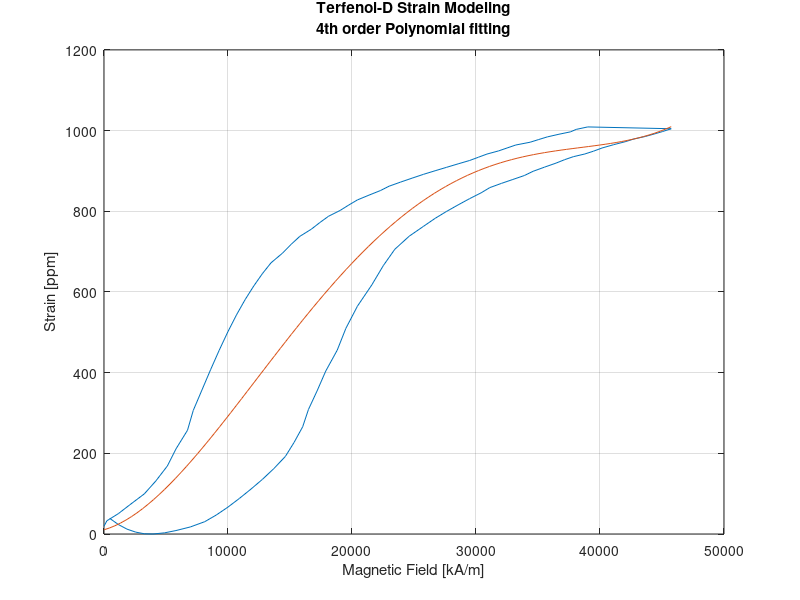
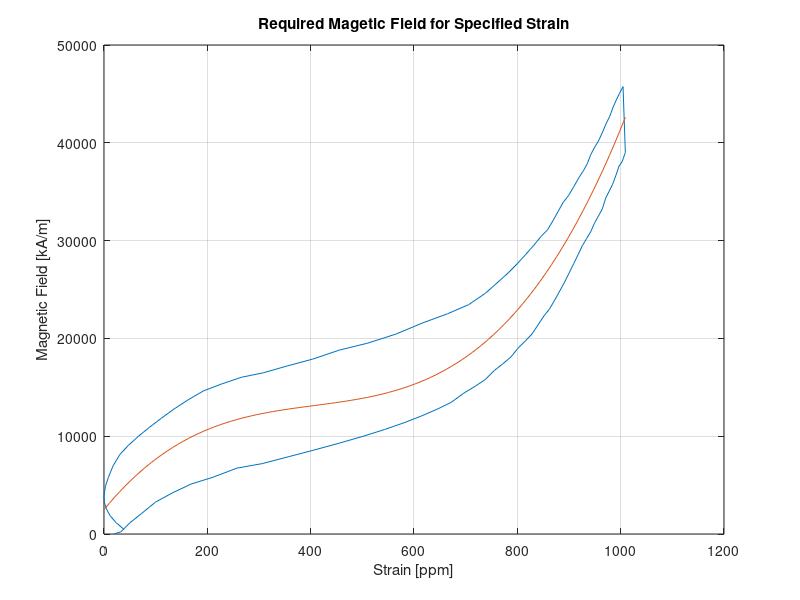
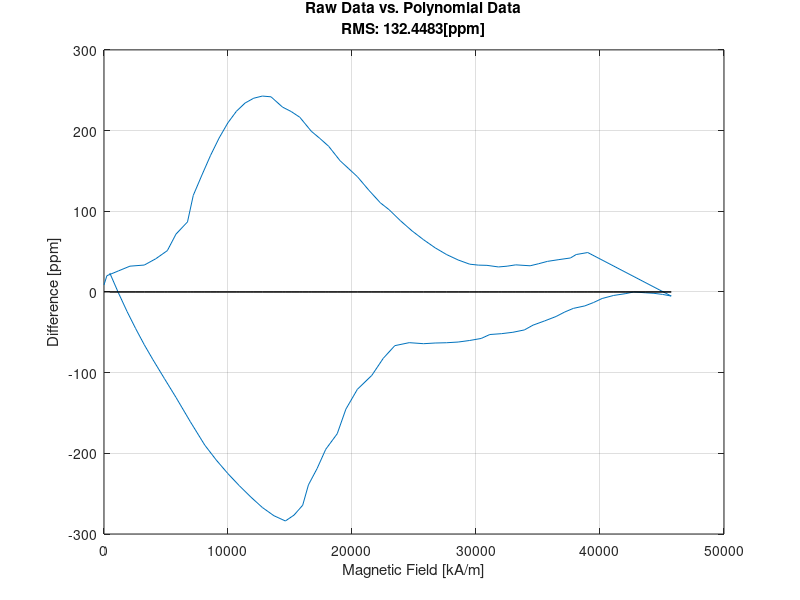

Write MATLAB code to recreate these figures, in order. (Note: this script raises an error after producing the figures.)
%% Initializing Matlab
format compact
clear all
close all
clc
%% Raw Data Preprossecing
HH =1e3*[0.464409349
1.161022577
1.857635806
2.554249034
3.250863854
3.947477082
4.87629578
5.805114479
6.966138648
8.127161225
9.055979924
9.984797031
10.91361573
11.84243284
12.77125154
13.70007023
14.62888893
15.32550216
16.02211698
16.48652633
17.18313956
17.87975279
18.80857148
19.50518471
20.43400182
21.5950244
22.5238431
23.45266179
24.61368437
25.77470695
26.70352565
27.63234435
28.56116145
29.48998015
30.41879885
31.11541208
32.04423078
32.97304948
33.90186817
34.59848299
35.52730169
36.4561188
37.15273203
37.84934526
38.77816236
39.47477559
40.17139041
41.10020911
42.02902781
42.72564263
43.65446133
44.35107455
45.04768937
45.7443026
46.67311971
47.36973294
48.29855164
48.99516486
49.69177809
50.38839291
51.31721161
52.24603031
53.17484901
54.10366771
54.80028093
55.49689416
55.96130192
56.65791515
57.35452838
58.28334708
59.21216577
60.14098447
61.06980317
61.76641799
62.46303122
63.15964445
63.85625768
64.5528709
65.48168801
66.41050671
67.10712153
68.03594023
68.73255346
69.42916828
70.1257815
70.82239473
71.51900955
72.21562437
72.9122376
73.60885083
74.30546406
75.00207728
75.69869051
76.39530374
76.85971309
77.55632791
78.25294114
79.18175984
80.11057853
81.03939723
81.96821593
82.89703463
83.59364786
84.29026109
84.98687432
85.45128207
85.91569142
86.61230465
87.076714
87.77332882
88.70214752
89.39876075
90.09537557
90.79199039
91.48860361
91.95301296
92.64962619
93.34623942
94.04285265
94.73946588
95.4360791
96.13269392
96.82930715
97.52592038
98.2225352
98.91915002
99.61576325
100.0801726
100.7767874
101.2411968
101.93781
102.6344232
103.3310365
103.7954442
104.4920574
104.9564668
105.1886723
105.6530816
106.3496964
106.8141058
107.510719
108.2073322
108.9039471
109.3683564
110.0649696
110.7615829
111.4581961
112.1548093
112.8514225
113.3158319
113.7802412
114.2446506
114.7090599
115.1734693
115.8700825
116.3344919
117.0311067
117.495516
117.9599254
118.4243347
119.1209496
119.5853589
120.0497683
120.7463815
121.2107908
121.6751986
122.1396063
122.6040141
123.0684235
123.5328328
123.9972421
124.4616515
125.1582663
125.6226757
126.087085
126.5514944
127.0159037
127.2481076
127.7125169
128.1769263
128.6413356
129.105745
129.8023582
130.266766
130.7311737
131.1955831
131.6599924
132.1244018
132.5888111
133.0532205
133.5176298
133.9820392
134.2142447
134.678654
135.1430633
135.3752672
135.8396766
136.3040859
136.7684953
137.2329046
137.697314
138.1617233
138.3939272
138.6261327
138.8583381
139.3227475
139.5549514
140.0193607
140.2515646
140.7159724
140.9481762
141.4125856
141.8769949
142.3414043
142.8058136
143.270223
143.5024269
143.7346307
143.9668346
144.1990401
144.4312456
144.8956549
145.3600643
145.8244736
146.0566775
146.2888814
146.2888814
146.2888814
146.5210868
146.7532923
147.2177017
147.4499071
147.9143165
148.1465204
148.3787242
148.3787242
148.6109281
148.843132
149.0753359
149.3075397
149.5397436
150.004153
150.2363584
150.4685639
150.7007694
150.9329749
150.9329749
150.9329749
151.1651787
151.1651787
151.3973826
151.6295865
151.8617904
151.8617904
152.0939943
152.3261997
152.5584052
152.5584052
152.7906107
153.0228161
153.0228161
153.25502
153.4872255
153.4872255
153.7194294
153.7194294
153.4872255
153.7194294
153.9516332
153.9516332
154.1838371
154.416041
154.416041
154.6482465
154.6482465
154.6482465
154.6482465
154.6482465
154.6482465
154.8804519
155.1126574
155.3448629
155.5770684
155.3448629
155.3448629
155.3448629
155.3448629
155.3448629
155.5770684
155.3448629
155.3448629
155.3448629
155.3448629
155.3448629
155.3448629
155.3448629
155.1126574
154.8804519
154.6482465
154.6482465
154.416041
154.416041
154.416041
154.416041
154.416041
154.1838371
153.9516332
153.7194294
153.4872255
153.2550216
153.2550216
153.2550216
153.2550216
153.2550216
153.2550216
153.0228161
152.7906107
152.5584052
152.3261997
152.3261997
152.3261997
152.3261997
152.0939958
151.861792
151.3973826
151.1651787
150.9329749
150.7007694
150.4685639
150.2363584
150.004153
149.7719475
149.7719475
149.5397436
149.3075397
149.0753359
148.843132
148.6109281
148.3787242
148.1465204
147.9143165
147.6821126
147.4499087
147.2177032
146.9854978
146.7532923
146.288883
145.8244736
145.5922697
145.1278604
144.663451
144.4312456
143.9668362
143.7346307
143.5024269
143.270223
143.0380191
143.0380191
142.5736098
142.3414043
142.1091988
141.8769933
141.412584
140.9481762
140.4837685
140.0193607
139.554953
139.0905436
138.8583381
138.6261327
138.1617233
137.9295179
137.4651085
137.0006992
136.5362898
136.3040843
135.6074711
135.1430618
134.6786524
134.2142431
133.5176298
133.0532205
132.8210166
132.5888127
132.1244034
131.659994
131.4277886
130.9633792
130.266766
129.8023582
129.5701543
128.8735411
128.4091318
127.9447224
127.4803131
126.7836982
126.3192889
125.6226757
125.1582663
124.693857
124.2294476
123.7650383
123.3006289
122.8362196
122.1396063
121.4429931
120.7463799
120.2819705
119.5853573
119.120948
118.8887441
118.4243347
117.7277215
117.2633122
116.5666973
116.102288
115.4056748
114.7090599
114.2446506
113.7802412
113.0836264
112.6192171
112.1548093
111.6904
110.9937867
110.2971735
109.6005603
109.1361509
108.2073322
107.7429229
107.0463097
106.3496948
105.65308
105.1886707
104.4920574
103.7954442
103.3310365
102.6344232
101.93781
101.2411968
100.7767874
100.0801726
99.38355937
98.68694614
97.99033132
97.2937165
96.59710327
96.13269392
95.4360791
94.73946588
94.04285265
93.5784433
92.88183007
92.18521684
91.48860361
90.79199039
89.86317169
89.16655687
88.46994364
87.77332882
87.076714
86.38010077
85.68348754
84.98687432
84.29026109
83.36144398
82.66483075
81.73601205
81.03939723
80.34278401
79.64616919
78.94955437
78.25294114
77.55632791
76.85971309
76.16309986
75.23428275
74.53766953
73.60885083
72.68003372
71.98342049
71.51901114
70.82239632
70.1257831
69.42916828
68.73255346
67.80373476
66.87491606
66.17830124
65.24948413
64.32066703
63.39184833
62.6952351
61.76641799
61.06980317
60.37318835
59.67657512
58.74775643
58.05114161
57.35452838
56.42571127
55.49689257
54.80027934
53.87146224
52.94264354
52.24602872
51.54941549
50.62059679
49.92398197
49.22736874
48.53075552
47.60193682
46.90532359
46.20871036
45.27989166
44.35107296
43.42225426
42.49343557
41.33241299
40.63579976
39.70698106
39.01036783
38.08155073
37.61714138
36.68832268
35.75950557
35.06289234
34.36627752
33.20525495
32.50864172
31.8120269
30.8832082
30.18659497
29.48998015
28.56116145
27.63234435
26.70352565
25.77470695
24.84588984
23.91707114
22.98825244
22.29163922
21.36282052
20.43400182
19.73738859
19.04077536
18.11195666
17.41534344
16.71873021
15.78991151
15.09329669
14.39668346
13.46786476
12.77124994
12.07463672
11.37802349
10.68141026
9.984797031
9.288183803
8.591570575
7.894957346
7.198342527
6.733933177
5.805114479
5.108499659
4.179680961
3.250862262
2.089839684
1.161022577
0.23220547
0
];

SS = [
    38.7236
23.43796
12.02468
4.68758
0.61142
0
2.85332
8.55996
17.52754
30.57128
47.07978
66.4416
88.0453
111.07566
135.3289
162.23164
192.3953
226.83896
265.76642
308.56622
354.62696
403.74484
455.71602
509.72528
564.54978
617.3362
665.23122
705.78914
738.19472
762.85556
782.42118
799.7449
815.84578
831.33522
845.80564
858.64558
869.03982
878.82262
888.60544
898.99968
909.39392
919.38054
927.9405
935.2776
942.00328
948.93278
956.88132
965.03368
972.3708
979.09648
985.41454
991.325
997.64306
1004.57256
1011.29824
1017.2087
1022.3039
1026.9915
1031.8829
1037.58954
1043.70378
1049.61424
1054.91326
1059.80466
1064.28846
1068.97606
1074.07126
1079.37028
1084.26168
1088.33784
1092.2102
1096.28638
1100.77018
1105.45778
1110.3492
1114.833
1118.50156
1121.9663
1125.83868
1129.91484
1133.7872
1137.86336
1141.3281
1144.58902
1148.05378
1152.12996
1156.00234
1160.07852
1163.54328
1166.6004
1169.45372
1172.71464
1175.97558
1179.23652
1182.49746
1185.35078
1188.2041
1191.26122
1194.52214
1197.78308
1201.24782
1204.10114
1206.54684
1209.19636
1211.84586
1214.29156
1217.3487
1220.40584
1222.85154
1225.50106
1228.5582
1231.0039
1233.6534
1236.50672
1238.74862
1240.7867
1243.0286
1245.0667
1247.5124
1250.36572
1252.60762
1254.84952
1257.49902
1259.74092
1261.779
1264.4285
1266.8742
1268.50468
1270.54276
1272.37704
1274.00752
1276.2494
1279.10272
1281.14082
1283.1789
1285.42078
1287.05126
1288.68172
1290.9236
1292.75788
1294.38836
1296.22264
1297.85312
1299.27978
1301.52168
1303.55976
1305.39404
1307.2283
1308.85878
1310.28544
1312.11972
1313.95398
1315.38064
1317.0111
1318.43776
1319.66062
1321.2911
1323.3292
1324.95968
1326.79396
1328.42442
1329.64726
1331.07392
1332.70438
1333.92722
1335.35388
1336.98436
1338.0034
1339.22626
1341.06054
1342.4872
1343.71004
1345.3405
1346.56334
1347.37858
1348.80524
1350.0281
1351.25096
1352.67762
1353.90046
1354.7157
1356.34616
1357.77282
1358.99568
1360.42234
1361.849
1362.46044
1363.27568
1364.29472
1365.31378
1366.33282
1367.75948
1368.5747
1369.59374
1370.81658
1372.03944
1373.05848
1374.28134
1375.30038
1375.9118
1376.72702
1377.54226
1378.5613
1379.58036
1380.80322
1381.61846
1382.43368
1383.45272
1384.06414
1384.87938
1385.69462
1386.30606
1386.71368
1387.73272
1388.54794
1389.36316
1390.3822
1391.40124
1391.80886
1392.4203
1393.03174
1393.64316
1394.2546
1395.06984
1395.47746
1396.08888
1396.7003
1397.31172
1397.92314
1398.94218
1399.5536
1400.16504
1400.77646
1401.38788
1401.7955
1402.40694
1402.81456
1403.22218
1403.8336
1404.2412
1404.85262
1405.66784
1406.07546
1406.27928
1406.6869
1407.09452
1407.29834
1407.70596
1408.11358
1408.3174
1408.5212
1408.92882
1409.33644
1410.15166
1410.76308
1411.1707
1411.3745
1411.7821
1411.7821
1411.9859
1412.39352
1412.59732
1412.80114
1413.41258
1413.6164
1413.8202
1414.43164
1414.63544
1414.43162
1414.63542
1414.63542
1414.4316
1414.63542
1414.83924
1415.04306
1415.45068
1415.8583
1416.0621
1416.2659
1416.4697
1416.4697
1416.2659
1416.2659
1416.2659
1416.2659
1416.46972
1416.87734
1417.08116
1417.28498
1417.4888
1417.28498
1417.28498
1417.28498
1417.08116
1416.87734
1416.87734
1416.67352
1416.4697
1416.67352
1416.67352
1416.67352
1416.87734
1416.67354
1416.26592
1416.06212
1415.85832
1415.4507
1415.24688
1415.24688
1415.24688
1415.04306
1414.83924
1414.63544
1414.22782
1413.8202
1413.6164
1413.4126
1413.20878
1412.80116
1412.39354
1411.98592
1411.5783
1411.3745
1411.3745
1411.1707
1410.9669
1410.7631
1410.35548
1409.74406
1409.33644
1408.725
1408.31738
1407.90976
1407.70594
1407.29832
1407.09452
1406.6869
1406.07548
1405.66786
1405.26024
1404.64882
1404.0374
1403.62978
1402.81456
1402.20314
1401.5917
1400.98026
1400.57264
1400.36882
1399.55358
1398.94216
1398.33074
1397.51552
1396.49648
1396.08886
1395.47744
1394.4584
1393.84696
1393.23554
1392.4203
1391.80886
1391.40124
1390.3822
1389.56696
1388.75174
1387.5289
1386.50986
1385.89844
1384.8794
1384.06416
1383.45274
1382.84132
1381.82228
1381.21086
1380.19182
1379.17276
1378.1537
1377.13466
1375.708
1374.68896
1373.66992
1372.44708
1371.63184
1371.0204
1370.00136
1369.18614
1368.3709
1366.94424
1365.51758
1364.49852
1363.07184
1361.64518
1360.82994
1359.8109
1358.58806
1357.56902
1356.54998
1355.12332
1353.90048
1352.47382
1350.84336
1349.4167
1348.19384
1346.76718
1345.54432
1344.52528
1343.09862
1341.67196
1340.4491
1339.02244
1337.39196
1336.1691
1334.53864
1332.70436
1331.2777
1329.85104
1328.22058
1326.99772
1325.77488
1323.9406
1322.51394
1320.88346
1319.0492
1317.41872
1315.99206
1313.95398
1312.11972
1310.48924
1308.65496
1306.82068
1305.39402
1303.55974
1301.52166
1299.68738
1297.85312
1295.81504
1293.98076
1292.14648
1290.1084
1288.27412
1286.43984
1284.40176
1282.56748
1280.5294
1278.2875
1276.24942
1274.21132
1271.76562
1269.72754
1267.68946
1265.24374
1262.79804
1260.75996
1258.51806
1256.07236
1254.03428
1251.9962
1249.5505
1247.1048
1244.65908
1242.00958
1239.36006
1236.71054
1233.85722
1231.20772
1228.762
1226.1125
1223.6668
1221.22108
1218.57156
1215.51444
1212.86492
1209.80778
1206.75066
1203.89734
1201.04402
1197.9869
1195.3374
1192.48408
1189.22314
1186.166
1183.10886
1179.4403
1175.97556
1172.71462
1169.24988
1165.78514
1162.72802
1159.46708
1156.20616
1152.94522
1149.27666
1145.40428
1141.73572
1137.65954
1133.58338
1129.71102
1125.83866
1121.7625
1117.89014
1113.81396
1109.53398
1105.45782
1101.17782
1096.69402
1092.21024
1087.72644
1082.83502
1078.14744
1073.45984
1068.36462
1063.47322
1058.78562
1053.6904
1048.5952
1043.7038
1038.20098
1032.49434
1026.7877
1020.87724
1014.96678
1009.05632
1002.94208
996.82782
990.91738
984.3955
977.87362
971.14792
964.21842
956.8813
949.5442
941.79948
933.85096
925.90244
917.5463
908.98634
900.42638
891.6626
882.08358
872.30076
862.11032
851.30846
839.89518
828.07428
815.43814
801.98678
787.72018
772.23072
755.51842
737.78708
718.01764
696.21012
672.16072
645.258
614.68672
580.8545
542.9461
500.96152
455.30838
407.00574
356.66502
306.3243
257.20644
210.9419
168.5497
131.45654
99.4586
72.55586
50.54452
32.81318
19.158
9.7828
4.27996
2.44568
4.48376
9.78278
18.13892
30.97886
47.48736
67.2568
89.67574
113.92898
139.40506
167.32684
198.71336
234.37988
274.73398
319.57188
368.28214
419.84572
474.0588
529.90234
585.74588
638.5323
685.20446
723.52048
753.68416
776.30692
794.44588
810.95438
827.25906
842.74852
856.81132
868.83604
878.82266
888.19786
897.98066
908.3749
918.97294
928.95956
937.1119
944.0414
950.97088
958.308
966.25654
974.40888
981.74598
987.86024
993.56688
999.27352
1005.7954
1012.9287
1019.8582
1025.76864
1030.86386
1035.75526
1040.85048
1046.55712
1052.67138
1058.37802
1063.26942
1067.75322
1072.237
1077.1284
1082.63122
1087.72644
1092.21022
1096.08258
1099.75114
1103.4197
1108.31112
1113.40634
1118.29776
1122.57774
1126.4501
1129.50722
1133.17578
1137.45576
1141.53194
1145.4043
1148.86904
1151.92616
1154.98328
1158.65182
1162.5242
1166.39656
1170.06512
1173.12226
1175.97558
1179.2365
1182.70126
1185.75838
1188.8155
1191.66882
1194.11454
1196.96786
1200.4326
1204.10116
1207.3621
1210.21542
1212.4573
1214.6992
1217.1449
1219.79442
1222.85154
1225.70488
1227.94678
1230.18868
1232.83818
1235.4877
1238.34102
1241.39814
1243.84384
1245.67812
1247.7162
1249.95808
1252.19998
1254.64568
1257.09138
1259.12946
1261.16756
1263.40946
1265.85516
1268.50468
1270.95038
1272.78464
1274.61892
1276.4532
1278.08366
1280.12176
1282.36366
1284.19794
1285.8284
1287.8665
1289.49696
1291.53504
1293.77692
1295.6112
1297.03786
1298.66834
1300.29882
1301.72548
1303.76358
1305.80166
1307.43212
1308.85878
1310.48926
1311.91592
1313.54638
1315.58446
1317.21492
1318.64158
1320.06824
1321.2911
1322.71776
1324.55204
1326.1825
1327.60916
1329.23962
1330.46248
1331.68534
1333.31582
1334.74248
1335.76154
1336.98438
1338.00342
1339.02246
1340.65292
1342.48718
1343.71004
1345.1367
1346.35954
1347.17478
1348.19384
1349.6205
1350.63954
1351.65858
1352.67762
1353.69666
1354.7157
1356.14236
1357.36522
1358.38426
1359.4033
1360.21854
1360.82996
1361.849
1362.86804
1363.68328
1364.70232
1365.72138
1366.74042
1367.96328
1369.18612
1370.20516
1371.2242
1371.83564
1372.44706
1372.85468
1373.66992
1374.28134
1375.09656
1376.1156
1377.13464
1377.94988
1378.96892
1379.78416
1380.19178
1380.80322
1381.21084
1381.41466
1382.02608
1382.84132
1383.45274
1384.26796
1385.08318
1385.69462
1386.30604
1386.91746
1387.5289
1387.93652
1388.54794
1388.75176
1389.15938
1389.36318
1389.9746
1390.1784
1390.99362
1391.40124
1392.01266
1392.6241
1393.23554
1393.43936
1393.84698
1394.2546
1394.05078
1394.25458
1394.6622
1395.06982
1395.47744
1396.29268
1396.7003
1396.9041
1397.1079
1397.1079
1397.1079
1397.3117
1397.3117
1397.3117
1397.92312
1398.33074
1398.53456
1399.14598
1399.5536
1399.3498
1399.5536
1399.5536
1399.3498
1399.5536
1399.7574
1399.7574
1399.9612
1400.36882
1400.36882
1400.57264
1400.77646
1400.98028
1400.98028
1401.1841
1400.98028
1400.77646
1400.77646
1400.77646
1400.57264
1400.77646
1400.98028
1400.77646
1400.77646
1400.98028
1400.57266
1400.36884
1400.16504
1399.75742
1399.5536
1399.7574
1399.5536
1399.5536
1399.7574
1399.34978
1398.94216
1398.94216
1398.73834
1398.12692
1397.92312
1397.71932
1397.3117
1397.1079
1397.1079
1397.1079
1397.1079
1397.1079
1396.9041
1396.7003
1396.29268
1395.68126
1395.27364
1394.86602
1394.4584
1394.2546
1394.2546
1394.0508
1393.84698
1393.64316
1393.43934
1392.8279
1392.42028
1392.01266
1391.40124
1390.99362
1390.58602
1389.77078
1389.36318
1389.15938
1388.54796
1388.34414
1388.34414
1387.5289
1386.71366
1386.10224
1385.287
1384.47176
1384.26794
1383.86032
1383.04508
1382.63748
1382.02606
1381.21084
1380.3956
1379.98798
1379.17274
1378.56132
1377.74608
1377.13466
1376.52324
1375.91182
1374.89278
1374.28136
1373.66994
1372.6509
1371.83566
1371.22422
1370.20518
1368.98232
1368.16708
1367.14804
1366.129
1365.51756
1364.90614
1363.8871
1363.27566
1362.46042
1361.44138
1360.42234
1359.6071
1358.18044
1356.9576
1355.93856
1354.9195
1353.90046
1353.28904
1352.4738
1351.45476
1350.43572
1349.21286
1347.99
1346.97096
1345.7481
1344.32144
1343.3024
1342.07956
1340.6529
1339.63386
1338.81864
1337.5958
1336.37294
1335.3539
1333.92724
1332.50058
1331.27772
1329.85106
1328.4244
1327.20154
1325.77488
1324.34822
1323.32918
1321.90252
1320.47586
1319.0492
1317.62254
1315.78826
1314.3616
1312.73114
1311.10066
1309.674
1308.04354
1306.41306
1305.1902
1303.76354
1301.92926
1300.5026
1299.07594
1297.03786
1295.4074
1293.77694
1291.94266
1290.1084
1288.68174
1286.84746
1285.21698
1283.58652
1281.75224
1279.71416
1277.87988
1275.8418
1273.8037
1271.96942
1269.93134
1267.89326
1266.05898
1264.2247
1261.9828
1260.14852
1258.31424
1256.27616
1254.23808
1252.4038
1249.9581
1247.5124
1245.0667
1242.621
1240.1753
1238.1372
1236.0991
1233.6534
1231.4115
1228.9658
1226.3163
1223.8706
1221.6287
1218.9792
1216.32968
1214.08778
1211.43828
1208.99258
1206.54686
1204.10116
1201.45164
1198.59832
1195.33738
1192.28026
1189.42694
1186.36982
1183.5165
1181.0708
1178.21748
1175.16036
1172.30704
1169.2499
1165.98896
1162.93184
1159.46708
1155.79852
1152.33378
1148.86904
1145.40428
1142.14336
1138.88242
1135.62148
1132.15672
1128.48818
1124.81962
1121.15108
1117.0749
1112.79492
1108.71874
1104.84638
1100.7702
1096.89784
1093.22928
1088.9493
1084.87312
1080.38932
1075.90554
1071.21796
1066.93798
1061.84276
1056.95136
1052.05994
1047.16852
1042.27712
1037.58952
1032.69812
1027.3991
1022.10008
1016.39344
1010.483
1004.77636
999.06972
992.95546
987.045
981.33836
975.02028
968.70222
962.38416
955.65848
948.32136
941.18806
933.64714
926.10622
918.3615
910.61678
902.46444
894.3121
885.75214
876.78456
867.61318
858.03418
847.84374
837.2457
826.24002
814.41912
802.1906
789.75828
776.3069
762.24412
747.7737
732.28426
715.57196
698.04442
679.09022
658.50556
636.90184
613.66766
588.80302
562.71552
535.40516
506.26054
476.7083
447.15606
417.1962
387.84778
359.72218
332.20802
305.7129
281.25586
258.22548
237.2332
218.4828
201.56668
186.28104
172.82968
160.39736
149.18788
139.20126
130.23368
121.87752
114.74422
108.22236
102.31192
97.0129
92.52912
70.31398
49.11788
28.94082
9.579
];
% %% Open raw data
% raw_data = xlsread('S-H_B-H graphs.xls','Data','AV5:AW1149');     % Not recommended starting in R2019a
% HH = 1e3*raw_data(:,1);
% SS = raw_data(:,2);
%% Create Data Vectors

max_ppm = 1010; %[ppm] - max required Strain value
%UNCOMMENT NEXT LINE FOR MAXIMUM DATA PMM 
%max_ppm = max(SS+1)

% Creating S-H data for required Strain value
j=1;
for i=1:length(HH)
    if SS(i)<1010
    S(j) =SS(i);
    H(j)=HH(i);
    j=j+1;
    end
end
%polyopt(H,S,2,8,1); %Calculation optimal polynomial order
close all
%% Display Polynomial fitting
figure('Name','HS DATA')
plot(H,S); %Plotting raw data
hold 'on'
hspoly = polyfit(H,S,4); %Polynomial fit: Strain(Magnetic field)
hbase = linspace(0,max(H),length(H)); % X axis 
hsval = polyval(hspoly,hbase); %Y axis
plot(hbase,hsval); % ploting polynomial fitting: Strain as function of Magnetic fiels intensity
grid 'on'
ylabel('Strain [ppm]')
xlabel('Magnetic Field [kA/m]')
title({'Terfenol-D Strain Modeling';'4th order Polynomial fitting'})
%% Required Magetic Field for Specified Strain
figure('Name','SH DATA')
plot(S,H)
hold 'on'
grid 'on'
xlabel('Strain [ppm]')
ylabel('Magnetic Field [kA/m]')
title('Required Magetic Field for Specified Strain')

shpoly = polyfit(S,H,3);
sbase = linspace(0,max(S));
shval = polyval(shpoly,sbase);
plot(sbase,shval);
%% Raw Data vs. Polynomial Data

for i = 1:length(H)
    dif_s(i) = S(i)-polyval(hspoly,H(i));
end
figure()
plot(H,dif_s)
grid 'on'
xlabel('Magnetic Field [kA/m]')
ylabel('Difference [ppm]')
title({'Raw Data vs. Polynomial Data' ; ['RMS: ' num2str(rms(dif_s)) '[ppm]']})
hold on
plot(H,zeros(1,length(H)),'k');
hold off
%%%%%%%%%%%%%%%%%%%%%%%%%%%%%%%%%%%%%%%%%%%%%%%%%
%% FEMM Simulation
casename ='TerfenolD Plunger  Anlysis 03 '; 
CircName = 'Coil'; % Circuit name, as defined in FEMM
i_vec = 0:0.2:10; % from 0[A] to 10[A], 500[mA] resolution
n_coil = 1200; %Number of coil turns
save_fig = 1; % set as 1 to save FEMM simulation bitmap. Else: define as 0.
if(save_fig)
    fig_dir = [casename '_Analysis figs__' datestr(now,'mmmm dd, yyyy HH;MM;SS')];
    mkdir (fig_dir); %Create a new sub-folder for simulation figs
    frame = 1;
end

z = linspace(-50,50,length(i_vec));

%% Open existing problem and run an analysis
openfemm;

opendocument('H:\Terfenol_D_Pneumatic_Valve\FEMM\Terfenol_Solenoid_2.FEM') %load FEMM problem
for i = 1:length(i_vec)
mi_selectlabel(35,-12);
mi_setblockprop('12 AWG', 1,0,'Coil', 0, 0, n_coil);
mi_setcurrent(CircName,i_vec(i)) %Set the current to 0
close all
mi_analyze(1)

mi_loadsolution
mo_selectblock(12,1)
if(save_fig)
    mo_savebitmap([ fig_dir '\' num2str(frame) '000.bmp']);
    frame = frame+1;
end
AJ_sol(i) = mo_blockintegral(0); 
A_sol(i) = mo_blockintegral(1);
MFE_sol(i) =  mo_blockintegral(2);
HL_sol(i) =  mo_blockintegral(3);
RL_sol(i) =  mo_blockintegral(4);
Bcsa_sol(i) =  mo_blockintegral(5);
Tl_sol(i) =  mo_blockintegral(6);
Tc_sol(i) =  mo_blockintegral(7);
IoBr_sol(i) =  mo_blockintegral(8);
IoBz_sol(i) =  mo_blockintegral(9);
Bv_sol(i) =  mo_blockintegral(10);
r_SS_LorentzForce_sol(i) =  mo_blockintegral(11);
z_SS_LorentzForce_sol(i) =  mo_blockintegral(12);
r_2x_LorentzForce_sol(i) =  mo_blockintegral(13);
z_2x_LorentzForce_sol(i) =  mo_blockintegral(14);
SS_Lorents_torque_sol(i) =  mo_blockintegral(15);
Lorentz_torque_x2_component_sol(i) =  mo_blockintegral(16);
Magnetic_field_coenergy_sol(i) =  mo_blockintegral(17);
r_SS_weighted_stress_tensor_force_sol(i) =  mo_blockintegral(18);
z_SS_weighted_stress_tensor_force_sol(i) =  mo_blockintegral(19);
r_2x_weighted_stress_tensor_force_sol(i) =  mo_blockintegral(20);
r_2x_weighted_stress_tensor_force_sol(i) =  mo_blockintegral(21);
SS_weighted_stress_tensor_torque_sol(i) =  mo_blockintegral(22);
two_component_of_weighted_stress_tensor_torque_sol(i) =  mo_blockintegral(23);
R2_sol(i) =  mo_blockintegral(24); %Moment of inertia/density

%% line
% mo_clearblock
% mo_addcontour(10,50);
% mo_addcontour(10,-50);
% axis_data(i,:) = abs(mo_lineintegral(1));

mo_clearcontour
mo_addcontour(30,-50);
mo_addcontour(30,50);
axis_data(i,:) = abs(mo_lineintegral(1));


end
closefemm

%% Create I-H Polynome
%% ===================
%% RAW DATA
Hn = axis_data(:,2);
Hn=Hn';
figure(1)
plot(i_vec,Hn)
grid on
title('Plunger Magnetic field')
xlabel('Current [A]')
ylabel('Magnetic Field Intensity [A/m]')
hold on

%% I-H Polynom orser optimization
%ihopt = polyopt(i_vec,Hn,2,10,1);
%% I-H polynom
ihpoly = polyfit(i_vec,Hn,5);
ihpolyval = polyval(ihpoly,i_vec);
figure(1)
plot(i_vec,ihpolyval);
hold off
figure(2)
plot(i_vec,Hn-ihpolyval);
grid on
xlabel('Current [A]')
ylabel('Diff [A/m]')

%% I-S Polynomial fitting

for i=1:length(i_vec)
    h = polyval(ihpoly,i_vec(i));
    td_is(i) = polyval(hspoly,h);
end
% close all
plot(i_vec,td_is*100e-6);
hold on
plot(i_vec,zeros(1,length(i_vec)),'k')
title('Terfenol-D Plunger Simulation')
grid on
xlabel('Current [A]')
ylabel('Plunger Strain [mm]')

%% Function composition
plunger_length = 100; %[mm]
ppm2mm = 1e-6;
plung_movement = td_is*plunger_length*ppm2mm; % [mm]*ppm/ppm = [mm] // Translate td_is vector from [ppm] to [mm]

%polyopt(i_vec,plung_movement,2,6,1) % 4th order

tdpoly = polyfit(i_vec,plung_movement,4);
tdpolyval = polyval(tdpoly,i_vec);
figure()
plot(i_vec,tdpolyval)
grid on
xlabel('Current [A]')
ylabel('Plunger Movement [mm]')
hold on
plot(linspace(0,length(td_is),length(td_is)),td_is*100e-6)
legend('Raw Data','4th Order Polynomial Fitting')
title('Terfenol-D Solenoid Simulation')
figure()
plot(i_vec,plung_movement-tdpolyval)
grid on
xlabel('Current [A]')
ylabel('Plunger Movement Diff [mm]')

%% Pneumatic Relation
 
D=5; % [mm] Diameter of Valve input hole 
F=5; %[kg/s] Flow in 
HHH = 0:0.01:0.1;
P = @(h,d) F/(pi*h*d); 
    for i = 1:length(i_vec) 
       press_i= P(0.11-plung_movement(i),D); 
       if press_i>=0.1
           press(i) = press_i;
           current(i) = i_vec(i);
       end
    end 
plot(current,press)